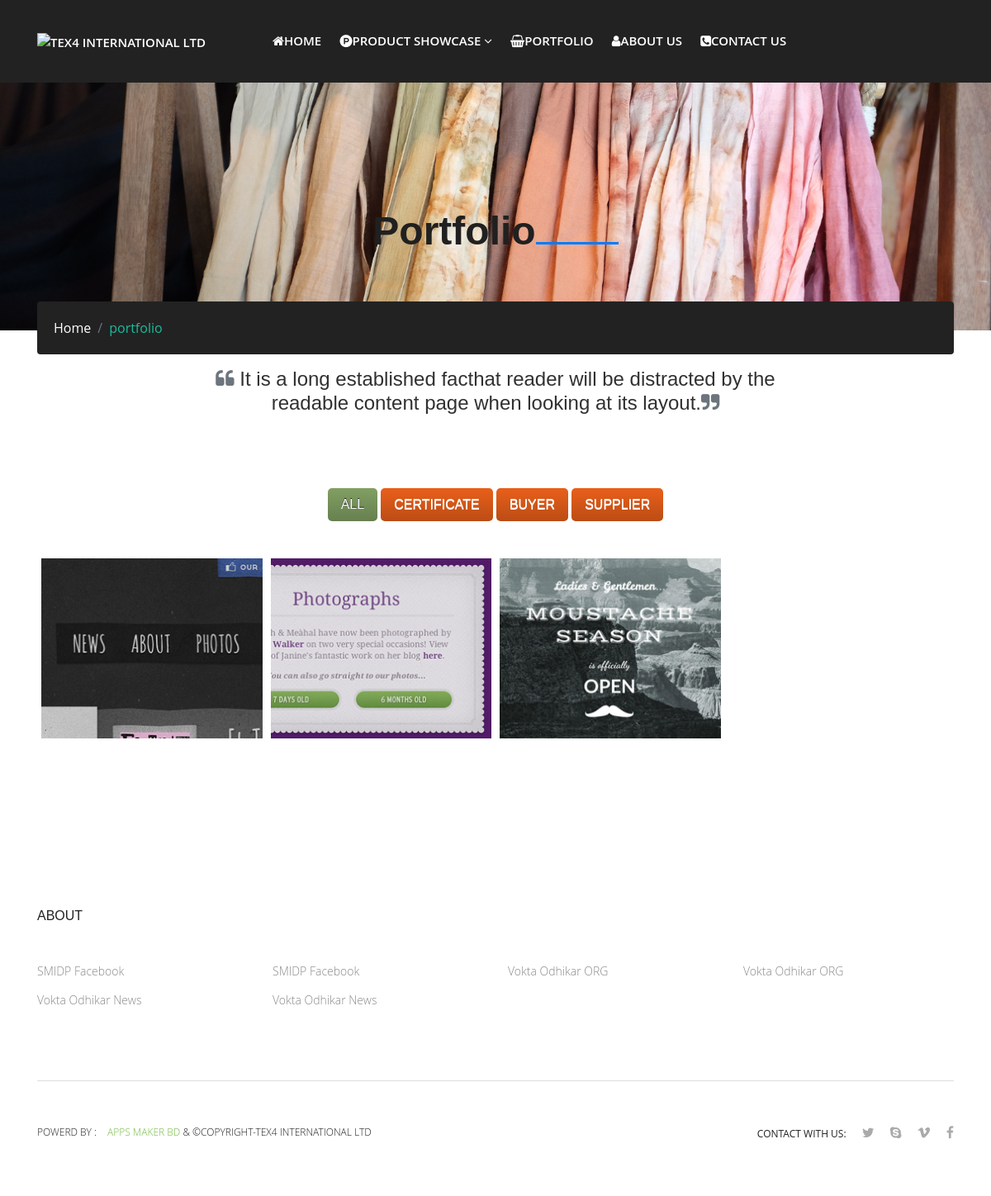
Screenshot of /portfolio.php with the database file from the repository.
### tables this page shows
CREATE TABLE `gallery` (
  `id` int(11) NOT NULL,
  `caption` varchar(100) NOT NULL,
  `gallery_name` varchar(250) NOT NULL,
  `image` varchar(300) NOT NULL,
  `vurl` varchar(250) NOT NULL,
  `type` varchar(20) NOT NULL DEFAULT 'image',
  `promo` int(11) NOT NULL DEFAULT '0',
  `date` timestamp NOT NULL DEFAULT CURRENT_TIMESTAMP ON UPDATE CURRENT_TIMESTAMP
);

CREATE TABLE `footer_link` (
  `id` int(11) NOT NULL,
  `title` varchar(400) NOT NULL,
  `url` varchar(500) NOT NULL,
  `update_date` timestamp NOT NULL DEFAULT CURRENT_TIMESTAMP ON UPDATE CURRENT_TIMESTAMP
);

### portfolio.php (the view, shortened to what this page needs)
<?php
require_once "inc/header.php";
?>
<div class="title-image" style="background-image: url(img/slider1.jpg);">
    <div class="col-xl-12 pt-100">
          <div class="section-title text-center">
            <h2 class="mb-40">Portfolio<span></span></h2>
        </div>
      </div>
</div>
<div class="page-title-area pb-40 ">
  <div class="container">
    <div class="row">
     <div class="col-xl-12">
        <div class="page-title text-center">
            <nav aria-label="breadcrumb">
        <ol class="breadcrumb">
          <li class="breadcrumb-item"><a href="index.php">Home</a></li>
          <li class="breadcrumb-item active" aria-current="page"><a href="portfolio.php">portfolio</a></li>
        </ol>
        </nav>
        <div class="col-8 offset-2 heading2">
        <h4 class="wow bounceInUp text-center"><i class="fa fa-quote-left"></i> It is a long established facthat reader will be distracted by the readable content page when looking at its layout.<i class="fa fa-quote-right"></i></h4>
        </div>
      </div>
     </div>
    </div>
  </div>
</div>
  <section class="portfolio-area mb-60 mt-60">
       <div class="container">
            <div class="row">
          <div class="col-12">
                         <div id="filters" class="button-group text-center">  <button class="button is-checked" data-filter="*">All</button>
  <button class="button" data-filter=".certificate">certificate</button>
  <button class="button" data-filter=".Buyer">Buyer</button>
  <button class="button" data-filter=".supplier">supplier</button>
</div>
<div class="grid">
  <?php
  $we_care_main="SELECT * FROM gallery ORDER BY id DESC";
            if($we_care_main1=mysql_query($we_care_main)){
            while ($we_care_main2=mysql_fetch_assoc($we_care_main1)) {
              $empname      =$we_care_main2['image'];
              $gallery_name      =$we_care_main2['gallery_name'];
            ?>
  <div class="element-item post-transition <?php echo $gallery_name; ?> wow slideInLeft" data-wow-duration="1s" data-wow-delay=".1s"" data-category="post-transition">
    <img src="images/upload/<?php echo $empname;?>">
  </div>
<?php }} ?>
               </div>
          </div>
       </div>
  </section>
<?php
require_once "inc/footer.php";
?>

### inc/footer.php (shortened to what this page needs)
 <footer>
  <div class="footer-area pt-100 pb-80">
    <div class="container">
      <div class="row">
        <div class="col-12">
          <div class="footer-widget">
            <h3>About</h3>
            <ul class="footer-link row  wow slideInRight" data-wow-duration="1s" data-wow-delay=".1s"">
               <?php   $we_care_main="SELECT * FROM footer_link ORDER BY id DESC";
            if($we_care_main1=mysql_query($we_care_main)){
            while ($we_care_main2=mysql_fetch_assoc($we_care_main1)) {
              $empname      =$we_care_main2['title'];
              $url      =$we_care_main2['url'];
        ?>
            <li class="col-12 col-lg-3 col-xl-3 col-md-4 col-sm-6"><a href="<?php echo $url; ?>"><?php echo $empname; ?></a></li>
              <?php } } ?>
            </ul>
          </div>
        </div>
        </div>
      </div>
    </div>
   <div class="footer-bottom-area">
     <div class="container">
       <div class="footer-border">
         <div class="row">
           <div class="col-xl-6 col-lg-7 col-md-12 col-sm-12  wow slideInRight" data-wow-duration="1s" data-wow-delay=".1s"">
             <div class="footer-menu">
              <p>powerd by : <a href="appsmakerbd.com">Apps maker BD</a> & &copy;copyright-Tex4 International Ltd </p>
             </div>
           </div>
           <div class="col-xl-6 col-lg-5 col-md-12 col-sm-12  wow slideInLeft" data-wow-duration="1s" data-wow-delay=".1s"">
             <div class="footer-icon text-center text-md-center text-lg-right">
               <span>Contact with us:</span>
               <a href="#"><i class="fa fa-twitter"></i></a>
               <a href="#"><i class="fa fa-skype"></i></a>
               <a href="#"><i class="fa fa-vimeo"></i></a>
               <a href="#"><i class="fa fa-facebook"></i></a>
             </div>
           </div>
         </div>
       </div>
     </div>
   </div>
</footer>
</body>
</html>

### css/style.css (style rules this page uses)
body { font-family: 'Open sans', sans-serif; font-weight: normal; font-style: normal; }
a, .button { -webkit-transition:all 0.3s ease-out 0s; -moz-transition:all 0.3s ease-out 0s; -ms-transition:all 0.3s ease-out 0s; -o-transition:all 0.3s ease-out 0s; transition:all 0.3s ease-out 0s; }
a, button { color: #1696e2; outline: medium none; }
h1,h2,h3,h4,h5,h6 { font-family: 'Poppins',sans-serif; font-weight: normal; color:#313131; margin-top: 0px; font-style: normal; font-weight: 400; text-transform:normal; }
h1 a, h2 a, h3 a, h4 a, h5 a, h6 a, { color: inherit; }
ul { margin:0px; padding: 0px; }
li { list-style: none; }
p { font-size: 14px; font-weight: normal; line-height: 24px; color: #7e7e7e; margin-bottom: 15px; }
::placeholder { color: #555555; font-size: 14px; opacity: 1; }
.breadcrumb > .active { color: #888; }
.section-title h2 { font-size: 48px; color:#202020; font-weight: 800; display: inline-block; }
.section-title span { background:#007bff; height: 3px; width:100px; display: inline-block; }
* { box-sizing: border-box; }
.button { display: inline-block; padding: 0.5em 1.0em; background: #E95F1A none repeat scroll 0 0; border: none; border-radius: 7px; background-image: linear-gradient( to bottom, hsla(0, 0%, 0%, 0), hsla(0, 0%, 0%, 0.2) ); color: #fff; font-family: sans-serif; font-size: 16px; text-shadow: 0 1px white; cursor: pointer; text-transform: uppercase; }
.button:active, .button.is-checked { background-color: #819F63; }
.button.is-checked { color: white; text-shadow: 0 -1px hsla(0, 0%, 0%, 0.8); }
.button-group { margin-bottom: 20px; }
.button-group:after { content: ''; display: block; clear: both; }
.button-group .button { border-radius: 5px; margin-left: 0; margin-right: 8px; margin:20px 0; }
.grid:after { content: ''; display: block; clear: both; }
.element-item { position: relative; float: left; border:5px solid #fff; width: 25%; }
.element-item img { width: 100%; }
.footer-widget h3 { color: #222; font-size: 16px; text-transform: uppercase; margin-bottom: 40px; }
.footer-link a { color: #888888; font-size: 14px; font-weight: 300; line-height: 35px; }
.footer-border { padding: 50px 0; border-top: 1px solid #ddd; }
.footer-icon span { color: #222; font-size: 12px; text-transform: uppercase; }
.footer-menu p { color: #222; text-transform: uppercase; font-size: 12px; font-weight: 300; }
.footer-menu a { color: #76BA43; margin-left: 10px; }
.footer-icon a { color: #aaaaaa; margin-left: 15px; font-size: 16px; }
.page-title .breadcrumb { padding: 2rem 1rem; background-color: #222; }
.page-title .breadcrumb-item a { color: #fff; }
.breadcrumb-item.active a { color: #1BBC9B; }
.title-image { height: 300px; display: flex; align-items: center; background-size: cover; background-position: center center; }
.breadcrumb { margin-top: -35px; padding: 20px !important; }
.heading2 i { color:#6c757d; }

### css/default.css (style rules this page uses)
.pb-80 { padding-bottom: 80px; }
.pt-100 { padding-top: 100px; }
.mb-40 { margin-bottom: 40px; }
.mb-60 { margin-bottom: 60px; }
.mb-60 { margin-bottom: 100px; }
.mt-60 { margin-top: 60px; }

### rows the page displays
gallery: image (picture)
gallery: image (picture)
gallery: image (picture)
footer_link: title "SMIDP Facebook"
footer_link: title "SMIDP Facebook"
footer_link: title "Vokta Odhikar ORG"
footer_link: title "Vokta Odhikar ORG"
footer_link: title "Vokta Odhikar News"
footer_link: title "Vokta Odhikar News"
